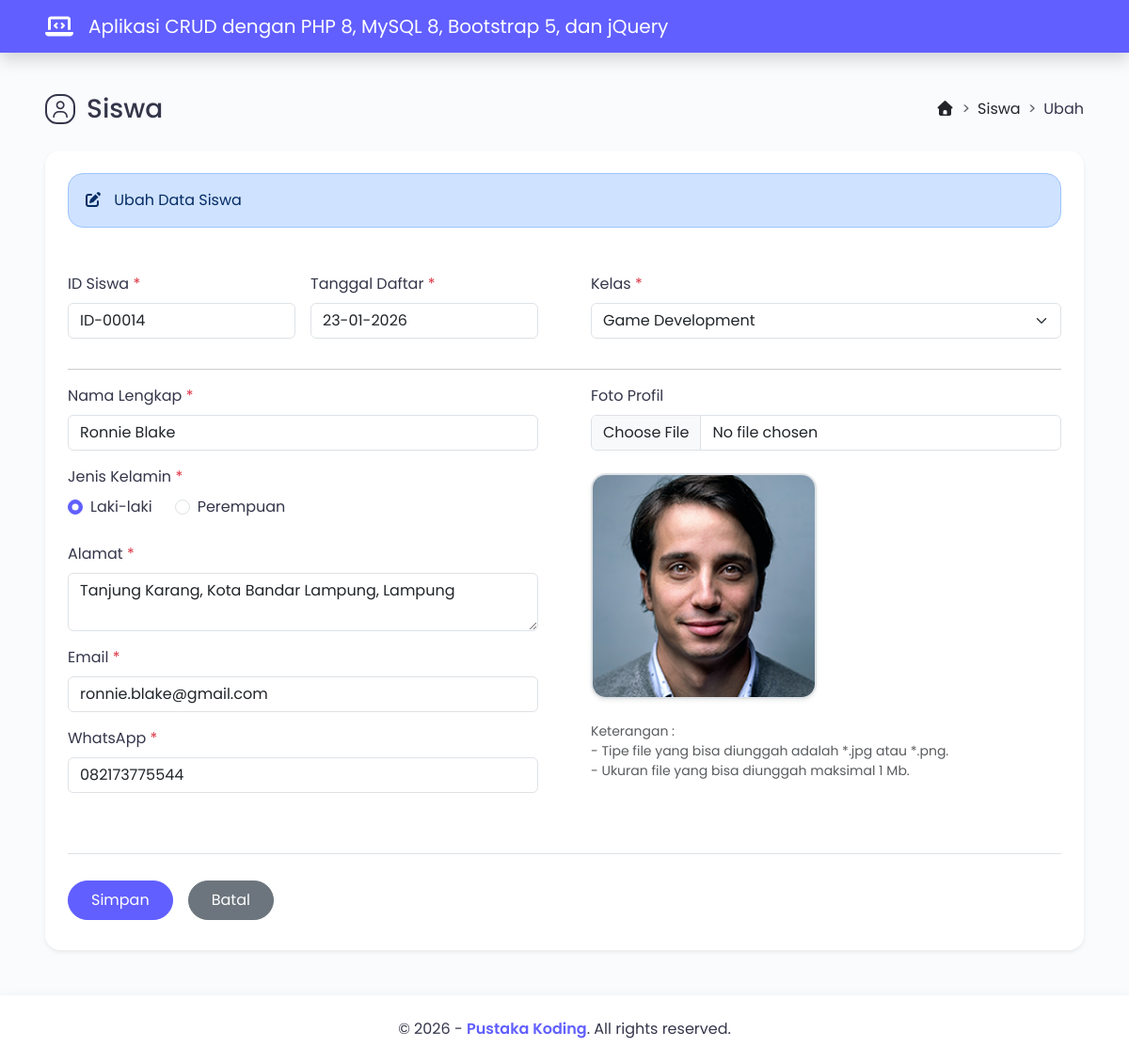
/?halaman=ubah&id=ID-00014, run on the app's committed database.
### tables this page shows
CREATE TABLE `tbl_siswa` (
  `id_siswa` varchar(8) NOT NULL,
  `tanggal_daftar` date NOT NULL,
  `kelas` varchar(30) NOT NULL,
  `nama_lengkap` varchar(50) NOT NULL,
  `jenis_kelamin` enum('Laki-laki','Perempuan') NOT NULL,
  `alamat` varchar(255) NOT NULL,
  `email` varchar(50) NOT NULL,
  `whatsapp` varchar(13) NOT NULL,
  `foto_profil` varchar(100) NOT NULL
);

### form_ubah.php (the view, shortened to what this page needs)
<div class="d-flex flex-column flex-lg-row mt-5 mb-3">
    <div class="flex-grow-1 d-flex align-items-center">
        <i class="fa-regular fa-user icon-title"></i>
        <h3>Siswa</h3>
    </div>
    <div class="ms-5 ms-lg-0 pt-lg-2">
        <nav style="--bs-breadcrumb-divider: '>';" aria-label="breadcrumb">
            <ol class="breadcrumb">
                <li class="breadcrumb-item"><a href="https://pustakakoding.com/" class="text-dark text-decoration-none"><i class="fa-solid fa-house"></i></a></li>
                <li class="breadcrumb-item"><a href="?halaman=data" class="text-dark text-decoration-none">Siswa</a></li>
                <li class="breadcrumb-item" aria-current="page">Ubah</li>
            </ol>
        </nav>
    </div>
</div>
<?php
if (isset($_GET['id'])) {
    $id_siswa = $_GET['id'];
    $query = $mysqli->query("SELECT * FROM tbl_siswa WHERE id_siswa='$id_siswa'")
                            or die("Ada kesalahan pada query tampil data : {$mysqli->error}");
    $data = $query->fetch_assoc();
}
?>
<div class="bg-white rounded-4 shadow-sm p-4 mb-5">
    <div class="alert alert-primary rounded-4 mb-5" role="alert">
        <i class="fa-solid fa-pen-to-square me-2"></i> Ubah Data Siswa
    </div>
    <form action="proses_ubah.php" method="post" enctype="multipart/form-data" class="needs-validation" novalidate>
        <div class="row">
            <div class="col-xl-6">
                <div class="row g-0">
                    <div class="mb-3 col-xl-6 pe-xl-3">
                        <label class="form-label">ID Siswa <span class="text-danger">*</span></label>
                        <input type="text" name="id_siswa" class="form-control" value="<?= $data['id_siswa'] ?>" readonly>
                    </div>
                    <div class="mb-3 col-xl-6 pe-xl-3">
                        <label class="form-label">Tanggal Daftar <span class="text-danger">*</span></label>
                        <input type="text" name="tanggal_daftar" class="form-control datepicker" autocomplete="off" value="<?= date('d-m-Y', strtotime($data['tanggal_daftar'])) ?>" required>
                    </div>
                </div>
            </div>
            <div class="col-xl-6">
                <div class="mb-3 ps-xl-3">
                    <label class="form-label">Kelas <span class="text-danger">*</span></label>
                    <select name="kelas" class="form-select" autocomplete="off" required>
                        <option value="<?= $data['kelas'] ?>"><?= $data['kelas'] ?></option>
                    </select>
                </div>
            </div>
        </div>
        <hr class="mb-4-2">
        <div class="row">
            <div class="col-xl-6">
                <div class="mb-3 pe-xl-3">
                    <label class="form-label">Nama Lengkap <span class="text-danger">*</span></label>
                    <input type="text" name="nama_lengkap" class="form-control" autocomplete="off" value="<?= $data['nama_lengkap']; ?>" required>
                </div>
                <div class="mb-4 pe-xl-3">
                    <label class="form-label">Jenis Kelamin <span class="text-danger">*</span></label>
                    <br>
                    <div class="d-flex">
                        <?php
                        $jenis_kelamin = $data['jenis_kelamin'] ?? '';
                        ?>
                        <div class="form-check me-4">
                            <input type="radio" id="laki_laki" name="jenis_kelamin" class="form-check-input" value="Laki-laki" <?= ($jenis_kelamin === 'Laki-laki') ? 'checked' : '' ?> required>
                            <label class="form-check-label" for="laki_laki">Laki-laki</label>
                        </div>
                        <div class="form-check">
                            <input type="radio" id="perempuan" name="jenis_kelamin" class="form-check-input" value="Perempuan" <?= ($jenis_kelamin === 'Perempuan') ? 'checked' : '' ?> required>
                            <label class="form-check-label" for="perempuan">Perempuan</label>
                        </div>
                    </div>
                </div>
                <div class="mb-3 pe-xl-3">
                    <label class="form-label">Alamat <span class="text-danger">*</span></label>
                    <textarea name="alamat" rows="2" class="form-control" autocomplete="off" required><?= $data['alamat'] ?></textarea>
                </div>
                <div class="mb-3 pe-xl-3">
                    <label class="form-label">Email <span class="text-danger">*</span></label>
                    <input type="email" name="email" class="form-control" autocomplete="off" value="<?= $data['email'] ?>" required>
                </div>
                <div class="mb-3 pe-xl-3">
                    <label class="form-label">WhatsApp <span class="text-danger">*</span></label>
                    <input type="text" name="whatsapp" class="form-control" maxlength="13" autocomplete="off" onkeydown="return allowChars(event, '0123456789')" value="<?= $data['whatsapp'] ?>" required>
                </div>
            </div>
            <div class="col-xl-6">
                <div class="mb-3 ps-xl-3">
                    <label class="form-label">Foto Profil</label>
                    <input type="file" accept=".jpg, .jpeg, .png" id="image" name="foto" class="form-control" autocomplete="off">
                    <div class="mt-4">
                        <img id="preview-image" src="images/<?= basename($data['foto_profil']) ?>" class="border border-2 img-fluid rounded-4 shadow-sm" alt="Foto Profil" width="240" height="240" loading="lazy">
                    </div>
                    <div class="form-text mt-4">
                        Keterangan : <br>
                        - Tipe file yang bisa diunggah adalah *.jpg atau *.png. <br>
                        - Ukuran file yang bisa diunggah maksimal 1 Mb.
                    </div>
                </div>
            </div>
        </div>
        <div class="pt-4 pb-2 mt-5 border-top">
            <div class="d-grid gap-3 d-sm-flex justify-content-md-start pt-1">
                <input type="submit" name="simpan" value="Simpan" class="btn btn-primary rounded-pill py-2 px-4">
                <a href="?halaman=data" class="btn btn-secondary rounded-pill py-2 px-4">Batal</a>
            </div>
        </div>
    </form>
</div>

### assets/css/style.css (style rules this page uses)
body { font-family: poppins, sans-serif; background: #f9fbfd; color: #34364a; }
.icon-title { display: inline-flex; align-items: center; justify-content: center; color: #34364a; border: 2px solid #34364a; width: 18px; height: 18px; padding: 14px; font-size: 18px; border-radius: 41%; margin-right: 12px; margin-bottom: 8px; }
.btn-primary { --bs-btn-color: #fff; --bs-btn-bg: #615fff; --bs-btn-border-color: #615fff; --bs-btn-hover-color: #fff; --bs-btn-hover-bg: #4f39f6; --bs-btn-hover-border-color: #4f39f6; --bs-btn-focus-shadow-rgb: 49, 132, 253; --bs-btn-active-color: #fff; --bs-btn-active-bg: #4f39f6; --bs-btn-active-border-color: #4f39f6; --bs-btn-active-shadow: inset 0 3px 5px rgba(0, 0, 0, 0.125); --bs-btn-disabled-color: #fff; --bs-btn-disabled-bg: #615fff; --bs-btn-disabled-border-color: #615fff; }
.form-check-input:checked { background-color: #615fff; border-color: #615fff; }

### data on the page
tbl_siswa: id_siswa "ID-00014", tanggal_daftar "23-01-2026", kelas "Game Development", nama_lengkap "Ronnie Blake", jenis_kelamin "☑ Laki-laki", jenis_kelamin "☐ Perempuan", alamat "Tanjung Karang, Kota Bandar Lampung, Lampung", email "ronnie.blake@gmail.com", whatsapp "082173775544", foto_profil (picture)
